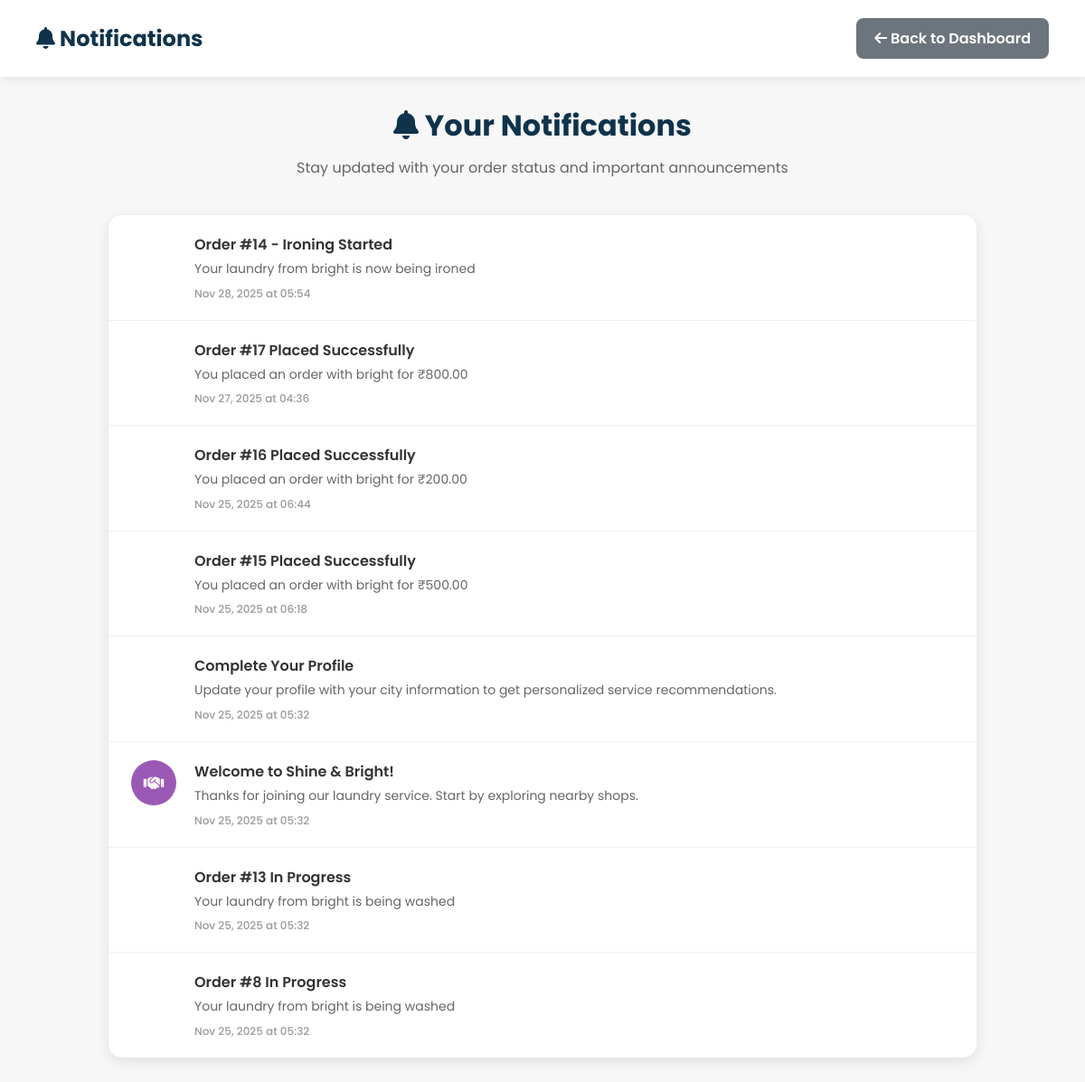
The app's page /notifications/ (signed in) with its own data.
### shop/models.py (models this page shows, shortened)
class Notification(models.Model):
    NOTIFICATION_TYPES = (
        ('order_placed', 'Order Placed'),
        ('status_update', 'Status Update'),
        ('ready_pickup', 'Ready for Pickup'),
        ('completed', 'Order Completed'),
        ('welcome', 'Welcome'),
        ('profile_reminder', 'Profile Reminder'),
        ('explore_services', 'Explore Services'),
    )
    user = models.ForeignKey(User, on_delete=models.CASCADE)
    title = models.CharField(max_length=255)
    message = models.TextField()
    notification_type = models.CharField(max_length=20, choices=NOTIFICATION_TYPES)
    icon = models.CharField(max_length=50, default='fas fa-bell')
    color = models.CharField(max_length=20, default='#3498db')
    is_read = models.BooleanField(default=False)
    created_at = models.DateTimeField(auto_now_add=True)
    class Meta:
        ordering = ['-created_at']

### shop/views.py (the view)
# urls.py: path("notifications/", views.notifications_view, name="notifications"),
@login_required
def notifications_view(request):
    create_order_notifications(request.user)
    create_welcome_notifications(request.user)
    Notification.objects.filter(user=request.user, is_read=False).update(is_read=True)
    notifications = Notification.objects.filter(user=request.user).order_by('-created_at')
    notifications = [
        {
            'type': notification.notification_type,
            'title': notification.title,
            'message': notification.message,
            'time': notification.created_at,
            'icon': notification.icon,
            'color': notification.color,
            'is_read': notification.is_read
        }
        for notification in notifications
    ]
    return render(request, 'notifications.html', {
        'notifications': notifications
    })

### shop/views.py (called while the page is built, shortened)
def create_order_notifications(user):
    orders = Order.objects.filter(user=user)
    for order in orders:
        existing_notification = Notification.objects.filter(
            user=user,
            title__icontains=f'Order #{order.id}',
            message__icontains=order.shop.name
        ).exists()

def create_welcome_notifications(user):
    if not Notification.objects.filter(user=user, notification_type='welcome').exists():
        Notification.objects.create(
            user=user,
            title='Welcome to Shine & Bright!',
            message='Thanks for joining our laundry service. Start by exploring nearby shops.',
            notification_type='welcome',
            icon='fas fa-handshake',
            color='#9b59b6'
        )
    if not Notification.objects.filter(user=user, notification_type='profile_reminder').exists():
        Notification.objects.create(
            user=user,
            title='Complete Your Profile',
            message='Update your profile with your city information to get personalized service recommendations.',
            notification_type='profile_reminder',
            icon='fas fa-user-edit',
            color='#3498db'
        )

### shop/templates/notifications.html (shortened to what this page needs)
{% load static %}
<!DOCTYPE html>
<html lang="en">
<head>
    <link rel="stylesheet" href="https://cdnjs.cloudflare.com/ajax/libs/font-awesome/6.0.0-beta3/css/all.min.css">
</head>
<body>
    <div class="header">
        <h1><i class="fas fa-bell"></i> Notifications</h1>
        <div>
            <a href="{% url 'dashboard' %}" class="btn btn-secondary">
                <i class="fas fa-arrow-left"></i> Back to Dashboard
            </a>
        </div>
    </div>
    <div class="container">
        <div class="page-title">
            <h1><i class="fas fa-bell"></i> Your Notifications</h1>
            <p>Stay updated with your order status and important announcements</p>
        </div>
        <div class="notifications-container">
            {% if notifications %}
                {% for notification in notifications %}
                    <div class="notification-item notification-{{ notification.type }}">
                        <div class="notification-icon">
                            <i class="{{ notification.icon }}"></i>
                        </div>
                        <div class="notification-content">
                            <div class="notification-title">{{ notification.title }}</div>
                            <div class="notification-message">{{ notification.message }}</div>
                            <div class="notification-time">
                                {{ notification.time|date:"M d, Y" }} at {{ notification.time|date:"H:i" }}
                            </div>
                        </div>
                    </div>
                {% endfor %}
            {% endif %}
        </div>
    </div>
</body>
</html>

### shop/templates/notifications.html (style rules this page uses)
* { margin: 0; padding: 0; font-family: "Poppins", sans-serif; box-sizing: border-box; }
body { background: #f7f7f7; min-height: 100vh; }
:root { --primary-color: #0f334bff; --secondary-color: #6c757d; }
.header { background: white; padding: 20px 40px; box-shadow: 0 2px 10px rgba(0,0,0,0.1); display: flex; justify-content: space-between; align-items: center; }
.header h1 { color: var(--primary-color); font-size: 24px; }
.btn { padding: 10px 20px; border-radius: 8px; text-decoration: none; font-weight: 600; transition: all 0.3s; border: none; cursor: pointer; display: inline-block; }
.btn-secondary { background: var(--secondary-color); color: white; }
.container { max-width: 1000px; margin: 0 auto; padding: 30px 20px; }
.page-title { text-align: center; margin-bottom: 40px; color: var(--primary-color); }
.page-title h1 { font-size: 32px; margin-bottom: 10px; }
.page-title p { color: #666; font-size: 16px; }
.notifications-container { background: white; border-radius: 15px; box-shadow: 0 4px 15px rgba(0,0,0,0.1); overflow: hidden; }
.notification-item { display: flex; align-items: flex-start; padding: 20px 25px; border-bottom: 1px solid #f0f0f0; transition: background 0.2s; }
.notification-item:last-child { border-bottom: none; }
.notification-icon { width: 50px; height: 50px; border-radius: 50%; display: flex; align-items: center; justify-content: center; color: white; font-size: 18px; margin-right: 20px; flex-shrink: 0; }
.notification-content { flex: 1; }
.notification-title { font-size: 16px; font-weight: 600; color: #333; margin-bottom: 5px; }
.notification-message { color: #666; font-size: 14px; line-height: 1.4; margin-bottom: 8px; }
.notification-time { color: #999; font-size: 12px; font-weight: 500; }
.notification-welcome .notification-icon { background: #9b59b6; }

### records on screen
Notification: title "Order #14 - Ironing Started", message "Your laundry from bright is now being ironed", time "Nov 28, 2025", time "05:54"
Notification: title "Order #17 Placed Successfully", message "You placed an order with bright for ₹800.00", time "Nov 27, 2025", time "04:36"
Notification: title "Order #16 Placed Successfully", message "You placed an order with bright for ₹200.00", time "Nov 25, 2025", time "06:44"
Notification: title "Order #15 Placed Successfully", message "You placed an order with bright for ₹500.00", time "Nov 25, 2025", time "06:18"
Notification: title "Complete Your Profile", message "Update your profile with your city information to get personalized service recommendations.", time "Nov 25, 2025", time "05:32"
Notification: title "Welcome to Shine & Bright!", message "Thanks for joining our laundry service. Start by exploring nearby shops.", time "Nov 25, 2025", time "05:32"
Notification: title "Order #13 In Progress", message "Your laundry from bright is being washed", time "Nov 25, 2025", time "05:32"
Notification: title "Order #8 In Progress", message "Your laundry from bright is being washed", time "Nov 25, 2025", time "05:32"
